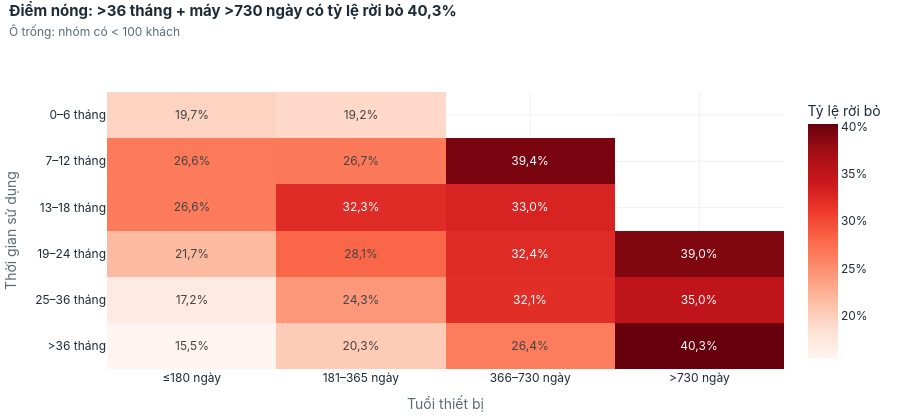

The notebook cell this image was saved under:
### Markdown cell above
### C07 — Thời gian sử dụng và tuổi máy kết hợp thế nào?

### Code cell
show("C07_heatmap_tenure_thiet_bi")

### Figure 1 — Plotly figure (JSON) as saved in the notebook; plotly's stock layout.template omitted (floating-point values rounded to 4 significant figures)
{"data": [{"colorbar": {"tickformat": ".0%", "title": {"text": "Tỷ lệ rời bỏ"}}, "colorscale": [[0.0, "rgb(255,245,240)"], [0.125, "rgb(254,224,210)"], [0.25, "rgb(252,187,161)"], [0.375, "rgb(252,146,114)"], [0.5, "rgb(251,106,74)"], [0.625, "rgb(239,59,44)"], [0.75, "rgb(203,24,29)"], [0.875, "rgb(165,15,21)"], [1.0, "rgb(103,0,13)"]], "customdata": [["n = 117", "n = 629", "", ""], ["n = 2.716", "n = 13.111", "n = 376", ""], ["n = 2.430", "n = 1.516", "n = 7.960", ""], ["n = 1.858", "n = 1.531", "n = 5.979", "n = 123"], ["n = 2.005", "n = 1.746", "n = 1.880", "n = 4.079"], ["n = 633", "n = 551", "n = 791", "n = 939"]], "hovertemplate": "%{y} · máy %{x}<br>Tỷ lệ rời bỏ: %{z:.1%}<br>%{customdata}<extra></extra>", "text": [["19,7%", "19,2%", "", ""], ["26,6%", "26,7%", "39,4%", ""], ["26,6%", "32,3%", "33,0%", ""], ["21,7%", "28,1%", "32,4%", "39,0%"], ["17,2%", "24,3%", "32,1%", "35,0%"], ["15,5%", "20,3%", "26,4%", "40,3%"]], "texttemplate": "%{text}", "type": "heatmap", "x": ["≤180 ngày", "181–365 ngày", "366–730 ngày", ">730 ngày"], "y": ["0–6 tháng", "7–12 tháng", "13–18 tháng", "19–24 tháng", "25–36 tháng", ">36 tháng"], "z": [[0.1966, 0.1924, NaN, NaN], [0.2662, 0.267, 0.3936, NaN], [0.2658, 0.3226, 0.3303, NaN], [0.2174, 0.2809, 0.324, 0.3902], [0.1716, 0.2428, 0.3213, 0.3503], [0.1548, 0.2033, 0.2642, 0.4026]]}], "layout": {"font": {"color": "#1D2B36", "family": "Inter, Segoe UI, Arial, sans-serif", "size": 12}, "height": 420, "hoverlabel": {"bgcolor": "white", "font": {"color": "#1D2B36", "family": "Inter, Segoe UI, Arial, sans-serif"}}, "legend": {"orientation": "h", "title": {}, "x": 1, "xanchor": "right", "y": 1.0, "yanchor": "bottom"}, "margin": {"b": 40, "l": 10, "r": 20, "t": 92}, "paper_bgcolor": "white", "plot_bgcolor": "white", "separators": ",.", "title": {"font": {"color": "#1D2B36", "size": 15}, "pad": {"t": 8}, "text": "<b>Điểm nóng: >36 tháng + máy >730 ngày có tỷ lệ rời bỏ 40,3%</b><br><span style='font-size:12px;color:#5B6B78'>Ô trống: nhóm có < 100 khách</span>", "x": 0.01, "xanchor": "left", "y": 0.98, "yanchor": "top"}, "xaxis": {"automargin": true, "gridcolor": "#EDF1F4", "side": "bottom", "title": {"font": {"color": "#5B6B78"}, "text": "Tuổi thiết bị"}, "zeroline": false}, "yaxis": {"automargin": true, "autorange": "reversed", "gridcolor": "#EDF1F4", "title": {"font": {"color": "#5B6B78"}, "text": "Thời gian sử dụng"}, "zeroline": false}}}
